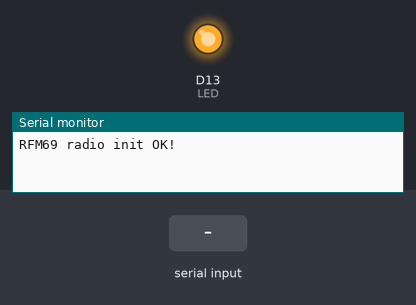
A program run on a simulated Adafruit Feather M0. Shown: output pins drawn as LEDs (lit = HIGH), the last lines printed to the serial monitor. The test bench sets the inputs (shaded band). No radio packets arrive unless stated; pins used as bus, display or sensor lines are not drawn.

Above: at 1.2 s.
1.3 s: "90,45\n" received over Serial
At 2.1 s:
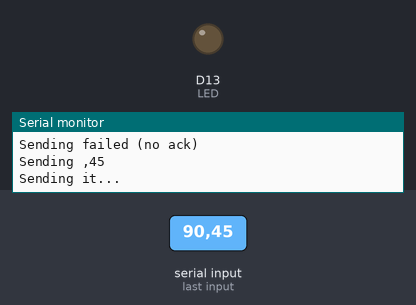
2.8 s: "30,150\n" received over Serial
4.3 s: "5\n" received over Serial
Timing chart, 0 to 7.3 s (numbered marks = the images above; inputs shaded):
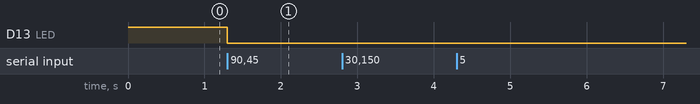

The program:

main.cpp
```cpp
#include "Arduino.h"
#include <SPI.h>
#include <RH_RF69.h>
#include <RHMesh.h>

//RADIO
#define CLIENT_ADDRESS      1
#define REPEATER1_ADDRESS   2
#define REPEATER2_ADDRESS   3
#define BASE1_ADDRESS       4
#define BASE2_ADDRESS       5
#define BASE3_ADDRESS       6
#define BASE4_ADDRESS       7
// MASKS WILL START AT 10 TO HAVE ROOM FOR MORE REPEATERS/BASES
#define MASK1_ADDRESS       10
#define MASK2_ADDRESS       11
#define MASK3_ADDRESS       12
#define MASK4_ADDRESS       13
#define BROADCAST_DEST      99

#define RF69_FREQ           433.0
#define RFM69_CS            8
#define RFM69_RST           4

#if defined (__AVR_ATmega32U4__) // Feather 32u4 w/Radio
#define RFM69_INT           7
#else
#define RFM69_INT           3
#endif

#define LED                 13

// 20 bytes max length means at maximum 2 bytes for checksum and 18 for message itself
#define MAX_MESSAGE_LENGTH  20

RH_RF69 rf69(RFM69_CS, RFM69_INT);
RHMesh rf69_manager(rf69, CLIENT_ADDRESS);

int16_t packetnum = 0;  // packet counter, we increment per xmission
char checksum_ok[] = "CHK_OK";
uint8_t buf[RH_RF69_MAX_MESSAGE_LEN];

void setup()
{
    Serial.begin(115200);
    // while (!Serial) { delay(1); } // wait until serial console is open, remove if not tethered to computer

    pinMode(LED, OUTPUT);
    digitalWrite(LED, HIGH);
    pinMode(RFM69_RST, OUTPUT);
    digitalWrite(RFM69_RST, LOW);

    // manual reset
    digitalWrite(RFM69_RST, HIGH);
    delay(10);
    digitalWrite(RFM69_RST, LOW);
    delay(10);

    if (!rf69_manager.init()) {
        Serial.println("RFM69 radio init failed");
        while (1);
    }

    // Manually define the routes for this network
    rf69_manager.addRouteTo(REPEATER1_ADDRESS, REPEATER1_ADDRESS);
    rf69_manager.addRouteTo(REPEATER2_ADDRESS, REPEATER2_ADDRESS);
    rf69_manager.addRouteTo(BASE1_ADDRESS, BASE1_ADDRESS);
    rf69_manager.addRouteTo(BASE2_ADDRESS, BASE2_ADDRESS);
    rf69_manager.addRouteTo(BASE3_ADDRESS, BASE3_ADDRESS);
    rf69_manager.addRouteTo(BASE4_ADDRESS, BASE4_ADDRESS);
    // rf69_manager.addRouteTo(MASK1_ADDRESS, MASK1_ADDRESS);
    // rf69_manager.addRouteTo(MASK2_ADDRESS, MASK2_ADDRESS);
    // rf69_manager.addRouteTo(MASK3_ADDRESS, MASK3_ADDRESS);
    // rf69_manager.addRouteTo(MASK4_ADDRESS, MASK4_ADDRESS);

    Serial.println("RFM69 radio init OK!");
    // Defaults after init are 434.0MHz, modulation GFSK_Rb250Fd250, +13dbM (for low power module)
    // No encryption
    if (!rf69.setFrequency(RF69_FREQ)) {
        Serial.println("setFrequency failed");
    }

    // If you are using a high power RF69 eg RFM69HW, you *must* set a Tx power with the
    // ishighpowermodule flag set like this:
    rf69.setTxPower(20, true);  // range from 14-20 for power, 2nd arg must be true for 69HCW

    // The encryption key has to be the same as the one in the server
    uint8_t key[] = { 0x01, 0x02, 0x03, 0x04, 0x05, 0x06, 0x07, 0x08,
                      0x01, 0x02, 0x03, 0x04, 0x05, 0x06, 0x07, 0x08};
    rf69.setEncryptionKey(key);

    // Serial.print("RFM69 radio @");  Serial.print((int)RF69_FREQ);  Serial.println(" MHz");
}


void loop() {

    static char message[MAX_MESSAGE_LENGTH];
    static unsigned int message_pos = 0;
    digitalWrite(LED, HIGH);

    while (Serial.available() > 0) {

        // read the incoming byte:
        byte inByte = Serial.read();
        if (inByte != '\n') {

            message[message_pos] = inByte;
            message_pos++;

        } else {
            digitalWrite(LED, LOW);

            message[message_pos] = '\0';
            message_pos = 0;

            Serial.println("Got new message to send");

            Serial.println(message);
            char d1 = message[0];
            char d2 = message[1];
            char d[2] = {d1, d2};
            int destination = String(d).toInt();
            // If destination is broadcast destination (99) use 255 from RH
            if (destination == BROADCAST_DEST) {
                destination = RH_BROADCAST_ADDRESS;
            }
            Serial.print("Destination: ");
            Serial.println(destination);

            char packet[MAX_MESSAGE_LENGTH]{};
            strcpy(packet, &message[2]);
            int packet_length = strlen(packet);

            Serial.print("Packet: ");
            Serial.println(packet);

            Serial.print("Packet lenght ");
            Serial.println(packet_length);

            uint16_t checksum = 0;

            for (int i = 0; i < packet_length; i++) {
                // Serial.println(packet[i], HEX);
                checksum += packet[i];
            }

            Serial.print("Checksum: ");
            Serial.println(checksum, HEX);

            packet[packet_length++] = (uint8_t)(checksum >> 8);
            packet[packet_length++] = (uint8_t)(checksum & 0xFF);
            packet[packet_length] =  '\0';
            Serial.print("New packet length: ");
            Serial.println(strlen(packet));

            // for (int i = 0; i < strlen(packet); i++) {
            //     Serial.println(packet[i], HEX);
            // }

            bool responseReceived = false;

            while (!responseReceived) {

                // Check if we got another message to send
                if (Serial.available()>0){
                    break;
                }

                Serial.print("Sending ");
                Serial.println(packet);

                Serial.println("Sending it...");

                if (rf69_manager.sendtoWait((uint8_t *)packet, strlen(packet), destination) == RH_ROUTER_ERROR_NONE) {
                    digitalWrite(LED, HIGH);
                    // Now wait for a reply from the server
                    uint8_t len = sizeof(buf);
                    uint8_t from;

                    if (rf69_manager.recvfromAckTimeout(buf, &len, 2000, &from)) {
                        buf[len] = 0; // zero out remaining string

                        Serial.print("Got reply from #"); Serial.print(from);
                        Serial.print(" [RSSI :");
                        Serial.print(rf69.lastRssi());
                        Serial.print("] : ");
                        Serial.println((char*)buf);

                        if (strstr((char*)buf, checksum_ok)) {
                            // Checksum OK
                            responseReceived = true;
                        } else {
                            Serial.println((char*) buf);
                        }

                    } else {
                        Serial.println("No reply, is anyone listening?");
                    }
                } else {
                    Serial.println("Sending failed (no ack)");
                }
            }
        }
    }
}
```

Measured:
- after the input at 1.3 s, D13 (LED): HIGH → LOW at once
